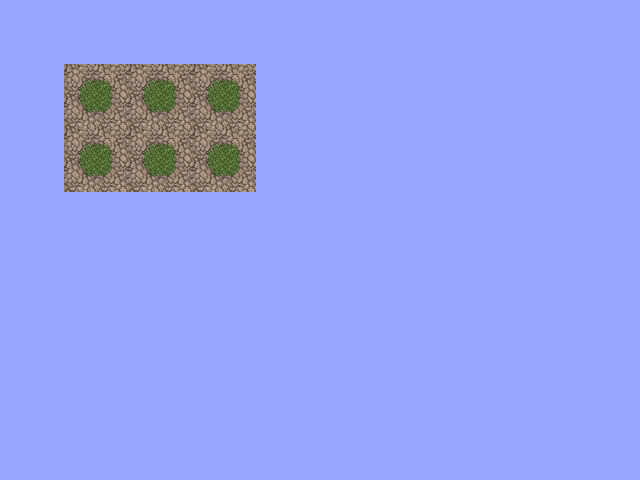

A 2D game scene composited from a Tiled map and its tileset images. What follows is a short description and the map's XML, with every tile layer's data as written:
An orthogonal 20x15 tile map with 32x32 px tiles, 1 tile layer (Tile Layer 1), 2 tilesets.

<map version="1.5" tiledversion="2021.03.23" orientation="orthogonal" renderorder="right-down" width="20" height="15" tilewidth="32" tileheight="32" infinite="0" backgroundcolor="#3f97a7ff" nextlayerid="2" nextobjectid="1">
 <properties>
  <property name="BoolProp" type="bool" value="true" />
  <property name="ColorProp" type="color" value="#ed00008b" />
  <property name="FileProp" type="file" value="" />
  <property name="FloatProp" type="float" value="2.3" />
  <property name="IntProp" type="int" value="658" />
  <property name="ObjectProp" type="object" value="0" />
  <property name="StringProp">Some String
</property>
 </properties>
 <tileset firstgid="1" name="blocks1Embedded" tilewidth="32" tileheight="32" spacing="2" margin="2" tilecount="198" columns="18" objectalignment="center">
  <tileoffset x="1" y="2" />
  <transformations hflip="1" vflip="1" rotate="1" preferuntransformed="0" />
  <properties>
   <property name="BoolProp" type="bool" value="true" />
   <property name="IntProp" type="int" value="42" />
  </properties>
  <image source="images/blocks1.png" width="614" height="376" />
  <wangsets>
   <wangset name="CornerSet" type="corner" tile="-1">
    <wangcolor name="ColorNameHere" color="#ff0000" tile="-1" probability="0.53">
     <properties>
      <property name="FloatProp" type="float" value="3.23" />
     </properties>
    </wangcolor>
    <properties>
     <property name="IntProp" type="int" value="78" />
    </properties>
   </wangset>
  </wangsets>
 </tileset>
 <tileset firstgid="199" name="grass" tilewidth="32" tileheight="32" tilecount="70" columns="10">
  <image source="images/grass.png" width="320" height="224" />
  <wangsets>
   <wangset name="Corner Set" type="corner" tile="-1">
    <wangcolor name="" color="#0000ff" tile="-1" probability="1" />
    <wangtile tileid="18" wangid="0,1,0,0,0,1,0,1" />
    <wangtile tileid="19" wangid="0,1,0,1,0,0,0,1" />
    <wangtile tileid="28" wangid="0,0,0,1,0,1,0,1" />
    <wangtile tileid="29" wangid="0,1,0,1,0,1,0,0" />
   </wangset>
  </wangsets>
 </tileset>
 <layer id="1" name="Tile Layer 1" width="20" height="15">
  <data encoding="csv">
0,0,0,0,0,0,0,0,0,0,0,0,0,0,0,0,0,0,0,0,
0,0,0,0,0,0,0,0,0,0,0,0,0,0,0,0,0,0,0,0,
0,0,217,218,217,218,217,218,0,0,0,0,0,0,0,0,0,0,0,0,
0,0,227,228,227,228,227,228,0,0,0,0,0,0,0,0,0,0,0,0,
0,0,217,218,217,218,217,218,0,0,0,0,0,0,0,0,0,0,0,0,
0,0,227,228,227,228,227,228,0,0,0,0,0,0,0,0,0,0,0,0,
0,0,0,0,0,0,0,0,0,0,0,0,0,0,0,0,0,0,0,0,
0,0,0,0,0,0,0,0,0,0,0,0,0,0,0,0,0,0,0,0,
0,0,0,0,0,0,0,0,0,0,0,0,0,0,0,0,0,0,0,0,
0,0,0,0,0,0,0,0,0,0,0,0,0,0,0,0,0,0,0,0,
0,0,0,0,0,0,0,0,0,0,0,0,0,0,0,0,0,0,0,0,
0,0,0,0,0,0,0,0,0,0,0,0,0,0,0,0,0,0,0,0,
0,0,0,0,0,0,0,0,0,0,0,0,0,0,0,0,0,0,0,0,
0,0,0,0,0,0,0,0,0,0,0,0,0,0,0,0,0,0,0,0,
0,0,0,0,0,0,0,0,0,0,0,0,0,0,0,0,0,0,0,0
</data>
 </layer>
</map>
